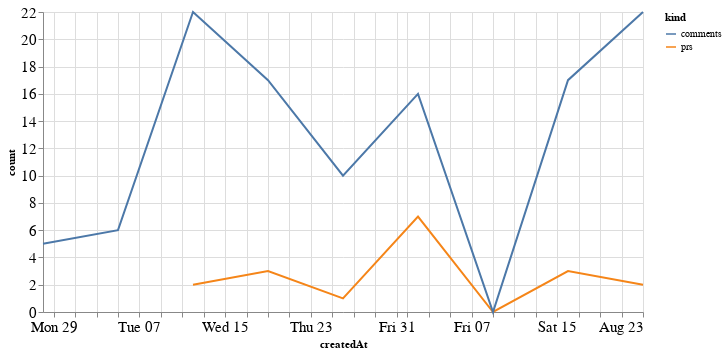

Notebook code for this chart:
### Code cell
alt.Chart(total_time, width=600).mark_line().encode(
    x='createdAt',
    y='count',
    color='kind'
)

### Figure 1 — Vega-Lite specification as saved in the notebook (floating-point values rounded to 4 significant figures)
{"config": {"axisLeft": {"labelFontSize": 15}, "axisBottom": {"labelFontSize": 15}}, "data": {"name": "data-356d3ec5ac6b7edfd60e5fa00da6bf6d"}, "mark": "line", "encoding": {"color": {"type": "nominal", "field": "kind"}, "x": {"type": "temporal", "field": "createdAt"}, "y": {"type": "quantitative", "field": "count"}}, "width": 600, "$schema": "https://vega.github.io/schema/vega-lite/v4.8.1.json", "datasets": {"data-356d3ec5ac6b7edfd60e5fa00da6bf6d": [{"createdAt": "2020-07-12T00:00:00", "kind": "prs", "count": 2.0}, {"createdAt": "2020-07-19T00:00:00", "kind": "prs", "count": 3.0}, {"createdAt": "2020-07-26T00:00:00", "kind": "prs", "count": 1.0}, {"createdAt": "2020-08-02T00:00:00", "kind": "prs", "count": 7.0}, {"createdAt": "2020-08-09T00:00:00", "kind": "prs", "count": 0.0}, {"createdAt": "2020-08-16T00:00:00", "kind": "prs", "count": 3.0}, {"createdAt": "2020-08-23T00:00:00", "kind": "prs", "count": 2.0}, {"createdAt": "2020-06-28T00:00:00", "kind": "prs", "count": null}, {"createdAt": "2020-07-05T00:00:00", "kind": "prs", "count": null}, {"createdAt": "2020-07-12T00:00:00", "kind": "comments", "count": 22.0}, {"createdAt": "2020-07-19T00:00:00", "kind": "comments", "count": 17.0}, {"createdAt": "2020-07-26T00:00:00", "kind": "comments", "count": 10.0}, {"createdAt": "2020-08-02T00:00:00", "kind": "comments", "count": 16.0}, {"createdAt": "2020-08-09T00:00:00", "kind": "comments", "count": 0.0}, {"createdAt": "2020-08-16T00:00:00", "kind": "comments", "count": 17.0}, {"createdAt": "2020-08-23T00:00:00", "kind": "comments", "count": 22.0}, {"createdAt": "2020-06-28T00:00:00", "kind": "comments", "count": 5.0}, {"createdAt": "2020-07-05T00:00:00", "kind": "comments", "count": 6.0}]}}
